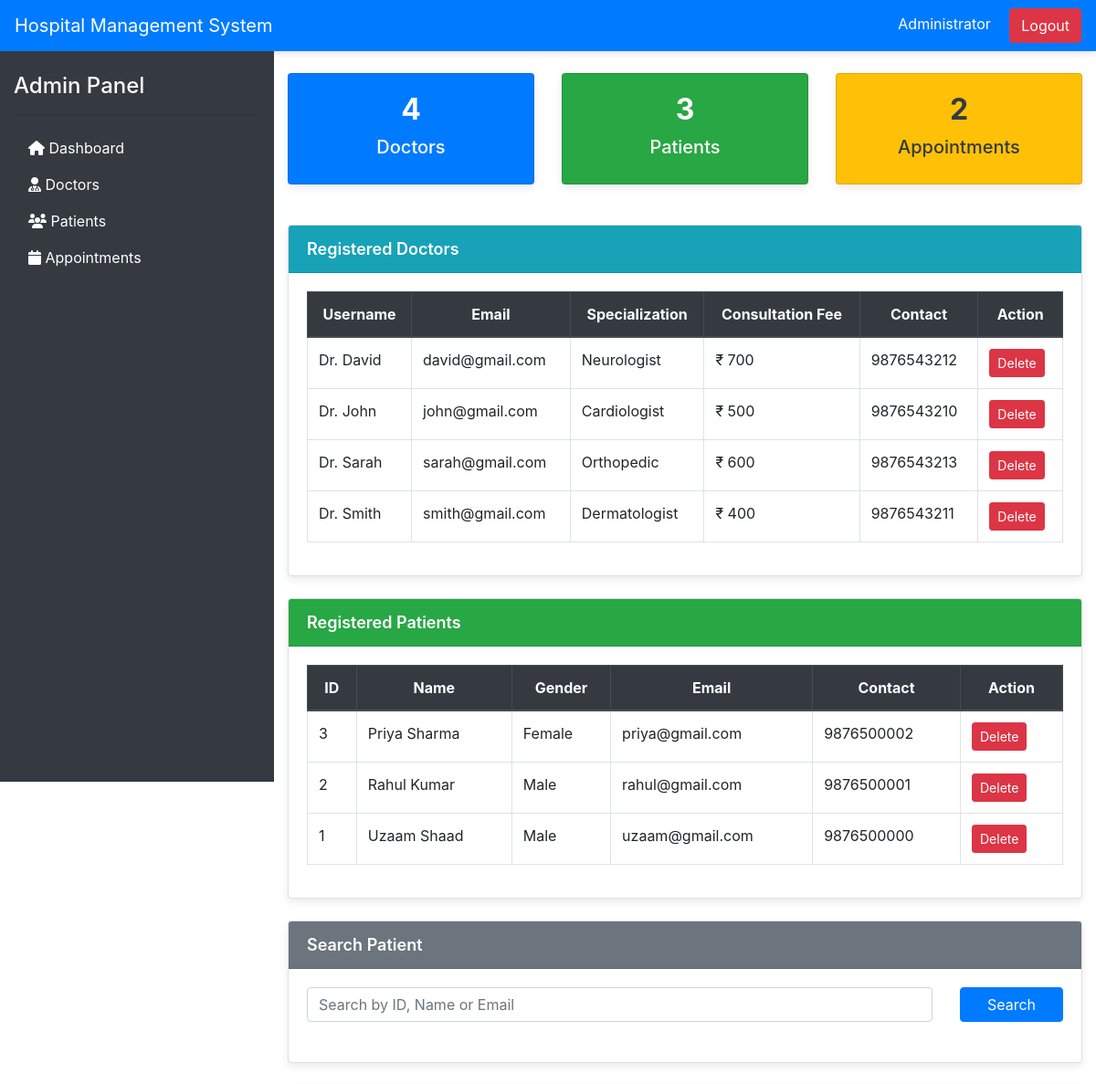
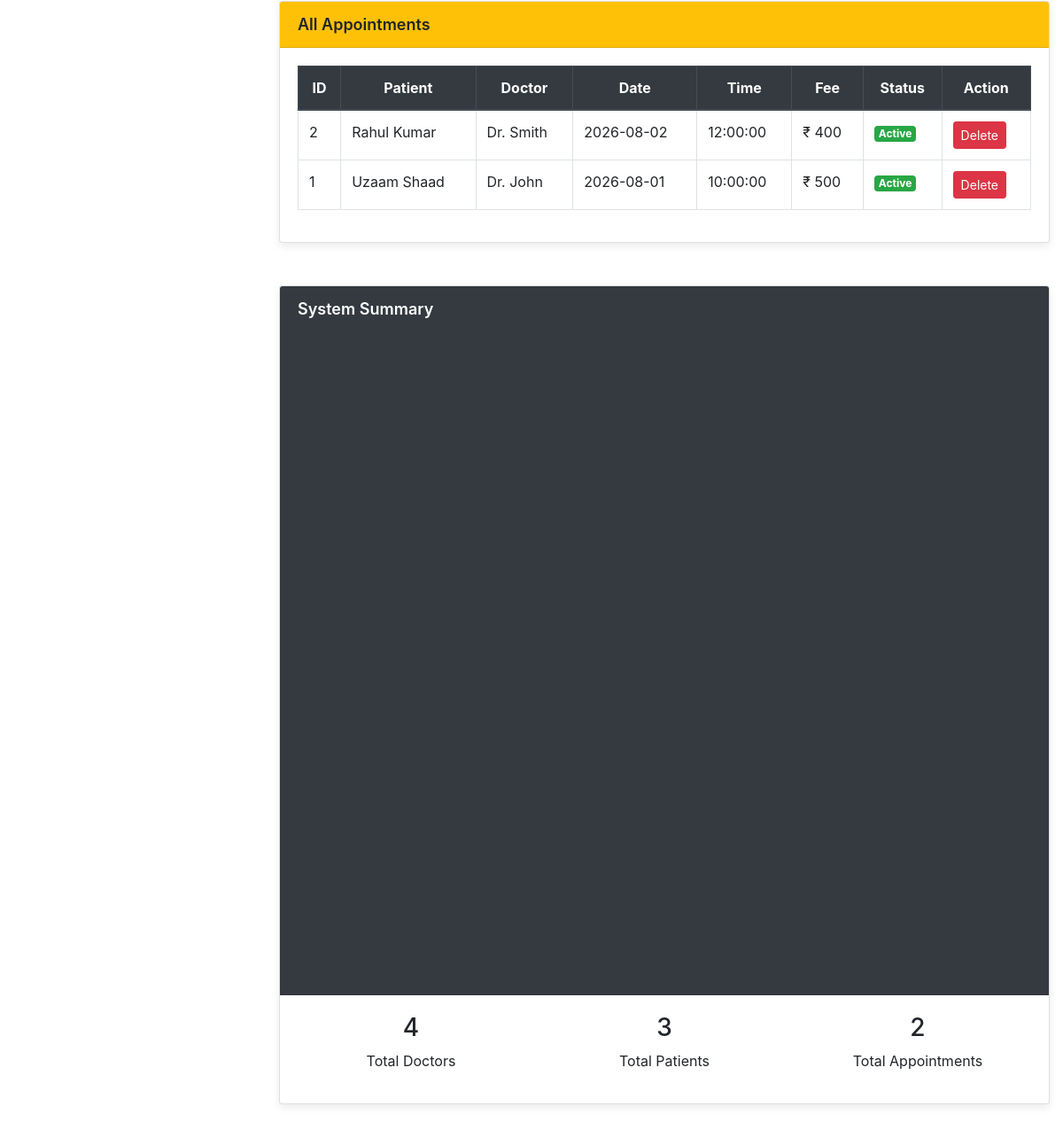
The page /admin/dashboard.php (signed in) on the database its author committed (2 pictures, top to bottom).
### tables this page shows
CREATE TABLE doctb (

    username VARCHAR(50) PRIMARY KEY,

    password VARCHAR(255) NOT NULL,

    email VARCHAR(100),

    spec VARCHAR(100),

    docFees INT,

    contact VARCHAR(15)

);

CREATE TABLE patreg (

    pid INT AUTO_INCREMENT PRIMARY KEY,

    fname VARCHAR(50) NOT NULL,

    lname VARCHAR(50) NOT NULL,

    gender VARCHAR(15) NOT NULL,

    email VARCHAR(100) UNIQUE NOT NULL,

    contact VARCHAR(15) NOT NULL,

    password VARCHAR(255) NOT NULL

);

CREATE TABLE appointmenttb (

    ID INT AUTO_INCREMENT PRIMARY KEY,

    pid INT,

    fname VARCHAR(50),

    lname VARCHAR(50),

    gender VARCHAR(20),

    email VARCHAR(100),

    contact VARCHAR(15),

    doctor VARCHAR(100),

    docFees INT,

    appdate DATE,

    apptime TIME,

    userStatus INT DEFAULT 1,

    doctorStatus INT DEFAULT 1

);

### includes/newfunc.php (called while the page is built, shortened)
<?php
include("../config/database.php");
function getDoctorCount()
{
    global $con;
    $query = mysqli_query(
        $con,
        "SELECT COUNT(*) as total FROM doctb"
    );
    $row = mysqli_fetch_assoc($query);
    return $row['total'];
}
function getPatientCount()
{
    global $con;
    $query = mysqli_query(
        $con,
        "SELECT COUNT(*) as total FROM patreg"
    );
    $row = mysqli_fetch_assoc($query);
    return $row['total'];
}
function getAppointmentCount()
{
    global $con;
    $query = mysqli_query(
        $con,
        "SELECT COUNT(*) as total FROM appointmenttb"
    );
    $row = mysqli_fetch_assoc($query);
    return $row['total'];
}
?>

### admin/dashboard.php (the view, shortened to what this page needs)
<?php
include("../config/database.php");
include("../includes/newfunc.php");
$totalDoctors = getDoctorCount();
$totalPatients = getPatientCount();
$totalAppointments = getAppointmentCount();
?>
<!DOCTYPE html>
<html lang="en">
<head>
<link rel="stylesheet"
href="../assets/css/style.css">
<link rel="stylesheet"
href="https://cdn.jsdelivr.net/npm/bootstrap@4.6.2/dist/css/bootstrap.min.css">
<link rel="stylesheet"
href="https://cdnjs.cloudflare.com/ajax/libs/font-awesome/6.4.2/css/all.min.css">
</head>
<body>
<nav class="navbar navbar-expand-lg navbar-dark bg-primary">
<a class="navbar-brand">
Hospital Management System
</a>
<div class="ml-auto">
<span class="text-white mr-3">
Administrator
</span>
<a href="../logout.php"
class="btn btn-danger">
Logout
</a>
</div>
</nav>
<div class="container-fluid">
<div class="row">
<div class="col-md-3 bg-dark text-white vh-100">
<h4 class="mt-4">
Admin Panel
</h4>
<hr>
<ul class="nav flex-column">
<li class="nav-item">
<a href="#dashboard"
class="nav-link text-white">
<i class="fa fa-home"></i>
Dashboard
</a>
</li>
<li class="nav-item">
<a href="#doctors"
class="nav-link text-white">
<i class="fa fa-user-md"></i>
Doctors
</a>
</li>
<li class="nav-item">
<a href="#patients"
class="nav-link text-white">
<i class="fa fa-users"></i>
Patients
</a>
</li>
<li class="nav-item">
<a href="#appointments"
class="nav-link text-white">
<i class="fa fa-calendar"></i>
Appointments
</a>
</li>
</ul>
</div>
<div class="col-md-9">
<section id="dashboard">
<div class="row mt-4">
<div class="col-md-4">
<div class="card bg-primary text-white">
<div class="card-body text-center">
<h2>
<?php echo $totalDoctors; ?>
</h2>
<h5>
Doctors
</h5>
</div>
</div>
</div>
<div class="col-md-4">
<div class="card bg-success text-white">
<div class="card-body text-center">
<h2>
<?php echo $totalPatients; ?>
</h2>
<h5>
Patients
</h5>
</div>
</div>
</div>
<div class="col-md-4">
<div class="card bg-warning text-dark">
<div class="card-body text-center">
<h2>
<?php echo $totalAppointments; ?>
</h2>
<h5>
Appointments
</h5>
</div>
</div>
</div>
</div>
</section>
<section id="doctors">
<div class="card mt-4">
<div class="card-header bg-info text-white">
Registered Doctors
</div>
<div class="card-body">
<table class="table table-bordered table-hover">
<thead class="thead-dark">
<tr>
<th>Username</th>
<th>Email</th>
<th>Specialization</th>
<th>Consultation Fee</th>
<th>Contact</th>
<th>Action</th>
</tr>
</thead>
<tbody>
<?php
$query = mysqli_query($con,
"SELECT * FROM doctb");
while($row=mysqli_fetch_assoc($query))
{
?>
<tr>
<td><?php echo $row['username']; ?></td>
<td><?php echo $row['email']; ?></td>
<td><?php echo $row['spec']; ?></td>
<td>
₹ <?php echo $row['docFees']; ?>
</td>
<td>
<?php echo $row['contact']; ?>
</td>
<td>
<a
href="?deldoc=<?php echo urlencode($row['username']); ?>"
class="btn btn-danger btn-sm">
Delete
</a>
</td>
</tr>
<?php
}
?>
</tbody>
</table>
</div>
</div>
</section>
<section id="patients">
<div class="card mt-4">
<div class="card-header bg-success text-white">
Registered Patients
</div>
<div class="card-body">
<table class="table table-bordered table-hover">
<thead class="thead-dark">
<tr>
<th>ID</th>
<th>Name</th>
<th>Gender</th>
<th>Email</th>
<th>Contact</th>
<th>Action</th>
</tr>
</thead>
<tbody>
<?php
$query=mysqli_query($con,
"SELECT * FROM patreg
ORDER BY pid DESC");
while($row=mysqli_fetch_assoc($query))
{
?>
<tr>
<td><?php echo $row['pid']; ?></td>
<td>
<?php
echo $row['fname']." ".$row['lname'];
?>
</td>
<td><?php echo $row['gender']; ?></td>
<td><?php echo $row['email']; ?></td>
<td><?php echo $row['contact']; ?></td>
<td>
<a
href="?delpat=<?php echo $row['pid']; ?>"
class="btn btn-danger btn-sm">
Delete
</a>
</td>
</tr>
<?php
}
?>
</tbody>
</table>
</div>
</div>
</section>
<section id="search">
<div class="card mt-4">
<div class="card-header bg-secondary text-white">
Search Patient
</div>
<div class="card-body">
<form method="POST">
<div class="row">
<div class="col-md-10">
<input
type="text"
name="search"
class="form-control"
placeholder="Search by ID, Name or Email">
</div>
<div class="col-md-2">
<button
type="submit"
name="searchbtn"
class="btn btn-primary btn-block">
Search
</button>
</div>
</div>
</form>
<br>
</div>
</div>
</section>
<section id="appointments">
<div class="card mt-4">
<div class="card-header bg-warning">
All Appointments
</div>
<div class="card-body">
<table class="table table-bordered table-hover">
<thead class="thead-dark">
<tr>
<th>ID</th>
<th>Patient</th>
<th>Doctor</th>
<th>Date</th>
<th>Time</th>
<th>Fee</th>
<th>Status</th>
<th>Action</th>
</tr>
</thead>
<tbody>
<?php
$query=mysqli_query($con,
"SELECT *
FROM appointmenttb
ORDER BY appdate DESC, apptime DESC");
while($row=mysqli_fetch_assoc($query))
{
?>
<tr>
<td><?php echo $row['ID']; ?></td>
<td>
<?php
echo $row['fname']." ".$row['lname'];
?>
</td>
<td><?php echo $row['doctor']; ?></td>
<td><?php echo $row['appdate']; ?></td>
<td><?php echo $row['apptime']; ?></td>
<td>
₹ <?php echo $row['docFees']; ?>
</td>
<td>
<?php
if($row['userStatus']==1 && $row['doctorStatus']==1)
{
echo "<span class='badge badge-success'>Active</span>";
}
else
{
echo "<span class='badge badge-danger'>Cancelled</span>";
}
?>
</td>
<td>
<a
href="?delapp=<?php echo $row['ID']; ?>"
class="btn btn-danger btn-sm">
Delete
</a>
</td>
</tr>
<?php
}
?>
</tbody>
</table>
</div>
</div>
</section>
<section class="mt-5">
<div class="card">
<div class="card-header bg-dark text-white">
System Summary
</div>
<div class="card-body">
<div class="row text-center">
<div class="col-md-4">
<h3><?php echo getDoctorCount(); ?></h3>
<p>Total Doctors</p>
</div>
<div class="col-md-4">
<h3><?php echo getPatientCount(); ?></h3>
<p>Total Patients</p>
</div>
<div class="col-md-4">
<h3><?php echo getAppointmentCount(); ?></h3>
<p>Total Appointments</p>
</div>
</div>
</div>
</div>
</section>
</div>
</div>
</div>
</body>
</html>

### assets/css/style.css (style rules this page uses)
body { background:#f4f7fa; font-family:'Segoe UI',Tahoma,Geneva,Verdana,sans-serif; }
.navbar { box-shadow:0 2px 8px rgba(0,0,0,.15); }
.card { border:none; border-radius:12px; margin-bottom:20px; box-shadow:0 4px 10px rgba(0,0,0,.08); }
.card-header { font-size:18px; font-weight:600; }
.table { background:#fff; }
.table th { vertical-align:middle; text-align:center; }
.table td { vertical-align:middle; }
.btn { border-radius:6px; }
.form-control { border-radius:6px; }
.nav-link { color:#ffffff !important; padding:12px; }
.bg-dark { min-height:100vh; }
.badge { padding:8px 12px; font-size:13px; }
.container-fluid { padding:0; }
.card-body h2 { font-weight:bold; }
.card-body h5 { margin-top:10px; }

### rows shown on the page
doctb: username "Dr. David", email "david@gmail.com", spec "Neurologist", docFees "700", contact "9876543212"
doctb: username "Dr. John", email "john@gmail.com", spec "Cardiologist", docFees "500", contact "9876543210"
doctb: username "Dr. Sarah", email "sarah@gmail.com", spec "Orthopedic", docFees "600", contact "9876543213"
doctb: username "Dr. Smith", email "smith@gmail.com", spec "Dermatologist", docFees "400", contact "9876543211"
patreg: pid "3", fname "Priya", lname "Sharma", gender "Female", email "priya@gmail.com", contact "9876500002"
patreg: pid "2", fname "Rahul", lname "Kumar", gender "Male", email "rahul@gmail.com", contact "9876500001"
patreg: pid "1", fname "Uzaam", lname "Shaad", gender "Male", email "uzaam@gmail.com", contact "9876500000"
appointmenttb: ID "2", fname "Rahul", lname "Kumar", doctor "Dr. Smith", appdate "2026-08-02", apptime "12:00:00", docFees "400", userStatus "Active"
appointmenttb: ID "1", fname "Uzaam", lname "Shaad", doctor "Dr. John", appdate "2026-08-01", apptime "10:00:00", docFees "500", userStatus "Active"

### other values the page prints
$totalDoctors "4"
$totalPatients "3"
$totalAppointments "2"
getDoctorCount() "4"
getPatientCount() "3"
getAppointmentCount() "2"
